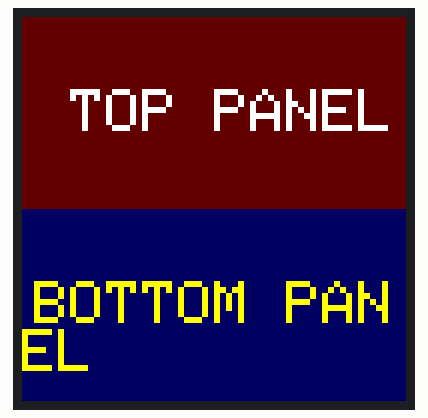
The sketch below on a simulated ESP32. Shown: 64×64 colour display.

Above: at 1.1 s.
At 3.15 s:
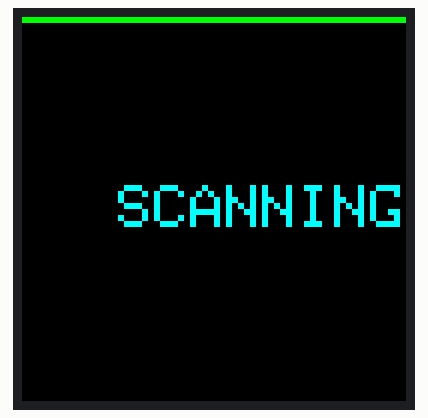
At 3.75 s:
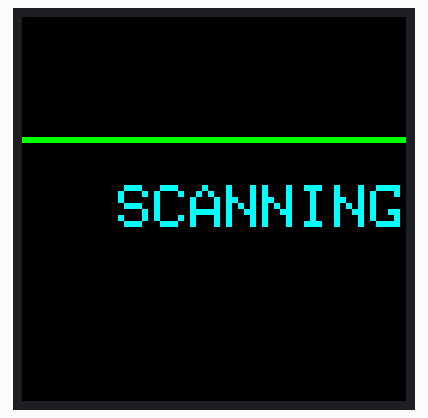
At 4.66 s:
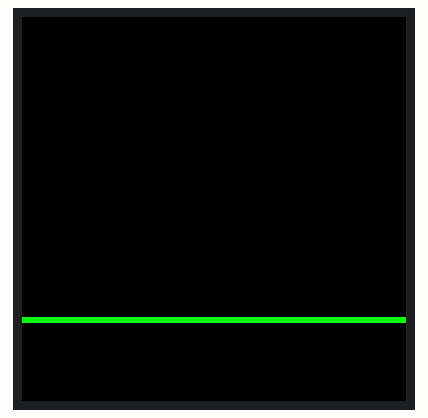

Measured:
- by itself, everything shown: repeats every 3.9 s, in 8 steps
- what the display in image 0 shows lasts 2.0 s, from 1.0 s to 3.0 s

The sketch:

sketch_jul15a.ino
```cpp
#include <ESP32-HUB75-MatrixPanel-I2S-DMA.h>
#include <ESP32-VirtualMatrixPanel-I2S-DMA.h>

// ==========================================
// 1. HARDWARE PINOUT
// ==========================================
#define R1_PIN  1
#define G1_PIN  2
#define B1_PIN  3
#define R2_PIN  4
#define G2_PIN  5
#define B2_PIN  6
#define A_PIN   7
#define B_PIN   8
#define C_PIN   9
#define D_PIN   10
#define E_PIN   -1
#define LAT_PIN 12
#define OE_PIN  13
#define CLK_PIN 14

// ==========================================
// 2. PANEL CONFIGURATION
// ==========================================
#define PANEL_RES_X 64 // Width of ONE panel
#define PANEL_RES_Y 32 // Height of ONE panel
#define NUM_PANELS  2  // 2 panels total in the chain

// Virtual Matrix: 2 panels tall, 1 panel wide
#define VIRTUAL_ROWS 2
#define VIRTUAL_COLS 1

MatrixPanel_I2S_DMA *dma_display = nullptr;
VirtualMatrixPanel  *virtualDisp = nullptr;

void setup() {
  Serial.begin(115200);
  delay(1000);

  // Configure DMA Matrix
  HUB75_I2S_CFG mxconfig(PANEL_RES_X, PANEL_RES_Y, NUM_PANELS);

  mxconfig.gpio.r1  = R1_PIN;
  mxconfig.gpio.g1  = G1_PIN;
  mxconfig.gpio.b1  = B1_PIN;
  mxconfig.gpio.r2  = R2_PIN;
  mxconfig.gpio.g2  = G2_PIN;
  mxconfig.gpio.b2  = B2_PIN;
  mxconfig.gpio.a   = A_PIN;
  mxconfig.gpio.b   = B_PIN;
  mxconfig.gpio.c   = C_PIN;
  mxconfig.gpio.d   = D_PIN;
  mxconfig.gpio.e   = E_PIN;
  mxconfig.gpio.lat = LAT_PIN;
  mxconfig.gpio.oe  = OE_PIN;
  mxconfig.gpio.clk = CLK_PIN;

  mxconfig.clkphase = false;

  // Slow down the clock from 20MHz to 10MHz (Highly recommended for breadboards)
  mxconfig.i2sspeed = HUB75_I2S_CFG::HZ_10M;

  // Give the panel a tiny bit more time to switch rows before pushing color
  mxconfig.latch_blanking = 4;

  dma_display = new MatrixPanel_I2S_DMA(mxconfig);
  dma_display->begin();
  dma_display->setBrightness8(90); // 0-255

  // Initialize Virtual Display (Top-to-Bottom chaining)
  virtualDisp = new VirtualMatrixPanel((*dma_display), VIRTUAL_ROWS, VIRTUAL_COLS, PANEL_RES_X, PANEL_RES_Y, CHAIN_TOP_LEFT_DOWN);
}

void loop() {
  // --- TEST 1: Identify Panels ---
  virtualDisp->fillScreen(virtualDisp->color565(0, 0, 0)); // Clear to Black

  // Fill Top Panel (Panel 1) with Dark Red
  virtualDisp->fillRect(0, 0, 64, 32, virtualDisp->color565(100, 0, 0));

  // Fill Bottom Panel (Panel 2) with Dark Blue
  virtualDisp->fillRect(0, 32, 64, 32, virtualDisp->color565(0, 0, 100));

  // Write Text to Top Panel
  virtualDisp->setTextSize(1);
  virtualDisp->setTextColor(virtualDisp->color565(255, 255, 255)); // White Text
  virtualDisp->setCursor(8, 12);
  virtualDisp->print("TOP PANEL");

  // Write Text to Bottom Panel
  virtualDisp->setTextColor(virtualDisp->color565(255, 255, 0)); // Yellow Text
  virtualDisp->setCursor(2, 44);
  virtualDisp->print("BOTTOM PANEL");

  delay(2000); // Hold for 2 seconds so you can read it

  // --- TEST 2: The Scanning Line (Tests seamless boundary) ---
  virtualDisp->fillScreen(virtualDisp->color565(0, 0, 0));

  virtualDisp->setCursor(16, 28);
  virtualDisp->setTextColor(virtualDisp->color565(0, 255, 255));
  virtualDisp->print("SCANNING");

  // Draw a horizontal green line that sweeps from Y=0 to Y=63
  for (int y = 0; y < 64; y++) {
    virtualDisp->drawLine(0, y, 63, y, virtualDisp->color565(0, 255, 0));
    delay(30);
    // Erase the line behind it so it looks like it's moving
    virtualDisp->drawLine(0, y, 63, y, virtualDisp->color565(0, 0, 0));
  }
}
```
